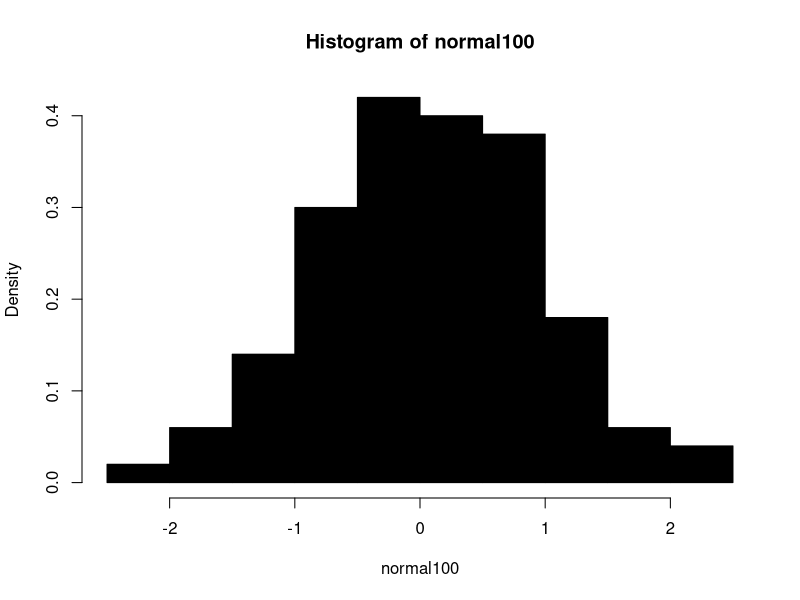
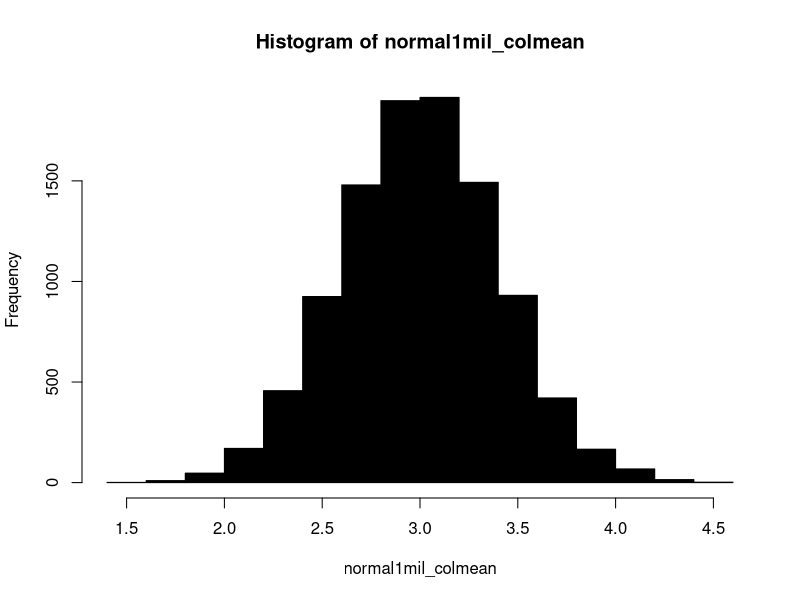

These charts were generated, in order, by the following R code:
## ---- chunk 1
set.seed(1) # Please don't remove this code!
## ---- chunk 2
rnorm(n = 5, mean = 10, sd = 3)
## ---- chunk 3
# generate 100 numbers ~ N(0, 1)
normal100 <- rnorm(n = 100, mean = 0, sd = 1)
# calculate sample mean and std
sample_mean <- mean(normal100)
sample_std <- sd(normal100)
cat("The 100 standard noramlly-distributed is (sample 10) ", normal100[1:10])
cat("The sample mean is ", sample_mean)
cat("The sample std is ", sample_std)
# Answer: The mean and std not exactly be 0 and 1 because the sample size is not large enough 
# and they are randomly extracted from the distribution
## ---- chunk 4
# hist plot
hist(normal100, freq = FALSE, col = 'black', nclass = 10)
## ---- chunk 5
# Generate 10, 1000, 10,000, and 100,000 random draws from the standard normal distribution
normal10 <- rnorm(n = 10, mean = 0, sd = 1)
normal1000 <- rnorm(n = 1000, mean = 0, sd = 1)
normal10000 <- rnorm(n = 10000, mean = 0, sd = 1)
normal100000 <- rnorm(n = 100000, mean = 0, sd = 1)
## ---- chunk 6
## Sample distribution of the sample mean
# library(purrr)
sample_means <- c(mean(normal10), mean(normal100), mean(normal1000), mean(normal10000), mean(normal100000))
cat("The content of the sample_means is ", sample_means, seq = '\n')
cat("The length of the sample_means is ", length(sample_means))
# Answer: the means become closer to 0 as the sample size increasing
## ---- chunk 7
normal1mil = rnorm(1000000, mean = 3, sd = 4)
normal1mil_mean = mean(normal1mil)
normal1mil_sd = sd(normal1mil)
cat('The mean is', normal1mil_mean, '\nThe std is ', normal1mil_sd)
## ---- chunk 8
new_normal1mil <- normal1mil
new_normal1mil <- new_normal1mil[new_normal1mil > 3]
cat("the mean of all the entries that are greater than 3 is ", mean(new_normal1mil))
## ---- chunk 9
normal1mil_mat = matrix(normal1mil, nrow = 100, ncol = 10000)
## ---- chunk 10
mean_col1234 = mean(normal1mil_mat[,1234])
cat("the mean of the $1234^{th}$ column is ", mean_col1234)
## ---- chunk 11
# normal1mil_colmean = colSums(normal1mil_mat)/100
normal1mil_colmean = colMeans(normal1mil_mat)
## ---- chunk 12
hist(normal1mil_colmean, col = 'black')
# Answer: Based on the shape of histogram, we could draw a conclusion that the normal1mil_colmean follows the normal distribution
